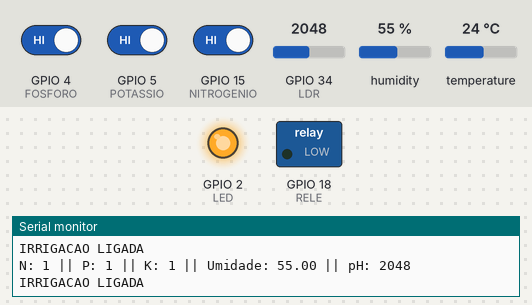
Bench run of a sketch on a simulated ESP32. Shown: switched loads named in the sketch (green lamp = pin HIGH), output pins drawn as LEDs (lit = HIGH), the last lines printed to the serial monitor. The inputs (shaded band) are chosen by the test bench; at power-on: GPIO 4 (FOSFORO) HIGH, GPIO 5 (POTASSIO) HIGH, GPIO 15 (NITROGENIO) HIGH, GPIO 34 (LDR) = 2048, humidity 55 %, temperature 24 °C.

Above: at 1.3 s.
1.4 s: GPIO 4 (FOSFORO) driven LOW and GPIO 5 (POTASSIO) driven LOW and GPIO 15 (NITROGENIO) driven LOW
At 1.9 s:
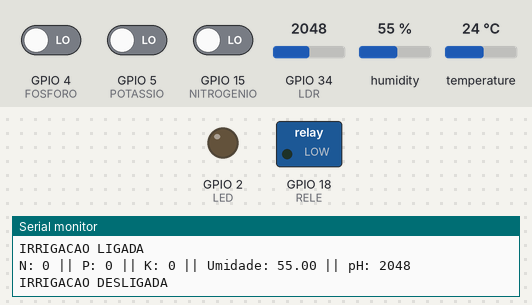
3.0 s: GPIO 4 (FOSFORO) driven HIGH
At 3.3 s:
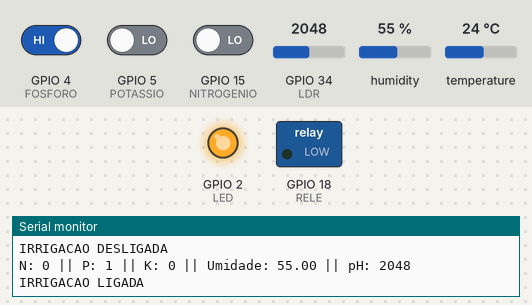
4.5 s: GPIO 4 (FOSFORO) driven LOW
At 6.0 s:
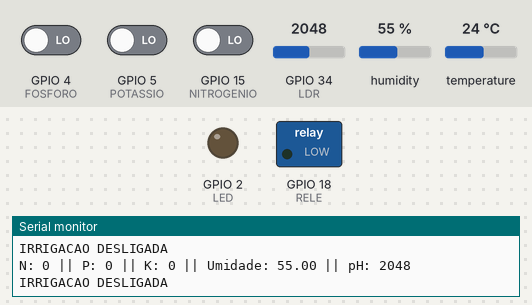
Timing chart, 0 to 7.5 s (numbered marks = the images above; inputs shaded):
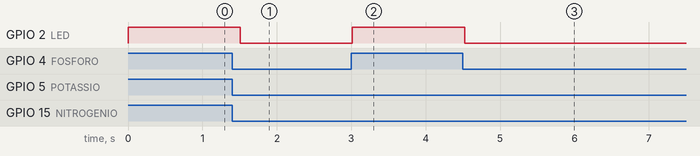

Measured:
- after the input at 1.4 s, GPIO 2 (LED): HIGH → LOW after 0.11 s
- after the input at 3.0 s, GPIO 2 (LED): LOW → HIGH at once
- after the input at 4.5 s, GPIO 2 (LED): HIGH → LOW at once

The sketch:

sketch.ino
```cpp
#include "DHT.h"

#define NITROGENIO 15
#define FOSFORO 4
#define POTASSIO 5

#define DHTPIN 13
#define DHTTYPE DHT22

#define RELE 18

#define LDR 34

DHT dht(DHTPIN, DHTTYPE);


#define LED 2

void setup() {

  dht.begin();

  Serial.begin(115200);

  pinMode(NITROGENIO, INPUT_PULLUP);
  pinMode(FOSFORO, INPUT_PULLUP);
  pinMode(POTASSIO, INPUT_PULLUP);

  pinMode(RELE, OUTPUT);

  pinMode(LED, OUTPUT);
}

void loop() {

  int n = digitalRead(NITROGENIO);
  int p = digitalRead(FOSFORO);
  int k = digitalRead(POTASSIO);
  int ph = analogRead(LDR);

  float umidade = dht.readHumidity();

  Serial.print("N: ");
  Serial.print(n);

  Serial.print(" || P: ");
  Serial.print(p);

  Serial.print(" || K: ");
  Serial.print(k);

  Serial.print(" || Umidade: ");
  Serial.print(umidade);

  Serial.print(" || pH: ");
  Serial.print(ph);

  Serial.println();

  if (umidade < 50 || n == 1 || p == 1 || k == 1 || ph < 1500 || ph > 3000) {

  digitalWrite(LED, HIGH);
  digitalWrite(RELE, LOW);

  Serial.println("IRRIGACAO LIGADA");


} else {

  digitalWrite(LED, LOW);
  digitalWrite(RELE, LOW);

  Serial.println("IRRIGACAO DESLIGADA");
}

  delay(500);
}
```
